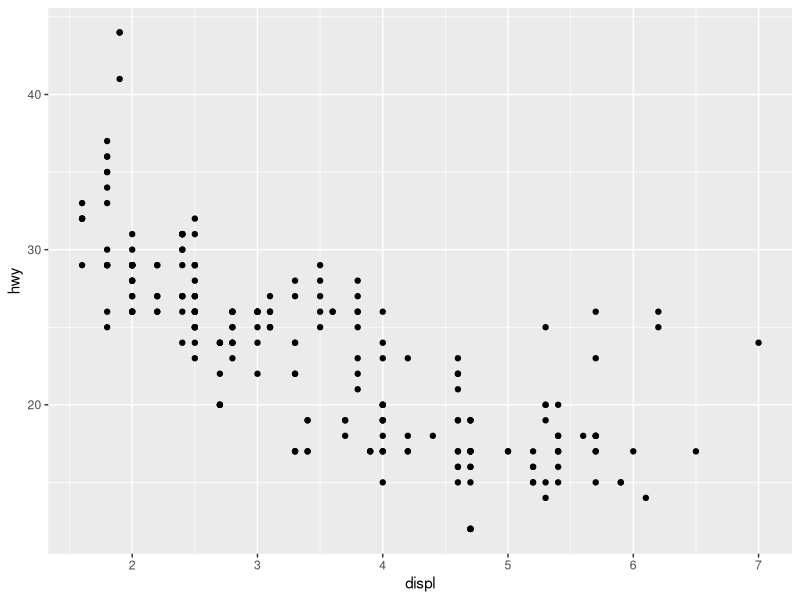
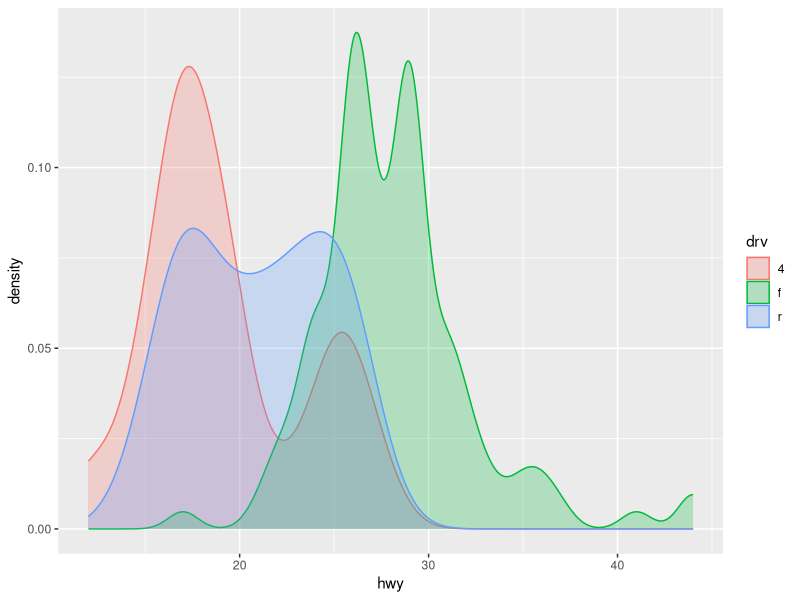
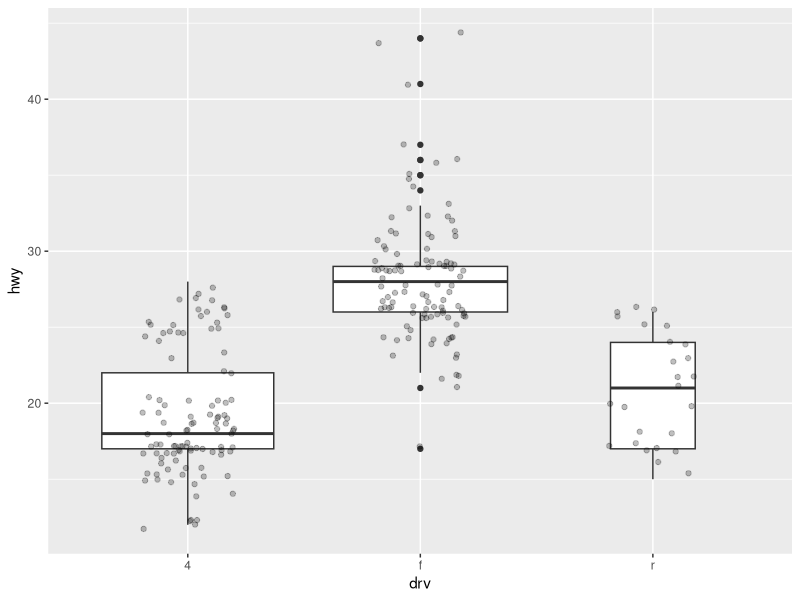
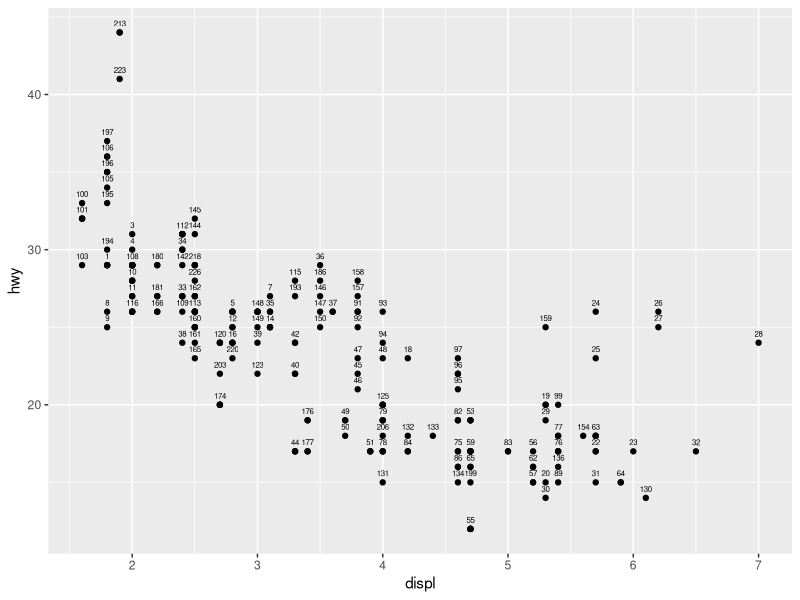

These charts were generated, in order, by the following R code:
## ---- chunk 1
library(ggplot2)
dat<-ggplot2::mpg
## ---- chunk 2
# Tranforming the variables in factor with the transform() function
dat <- transform(dat, cyl = factor(cyl), drv = factor(drv), fl = factor(fl), year = factor(year), class = factor(class))
## ---- chunk 3
# Question 1
ggplot(dat) + aes(x = displ, y = hwy) + geom_point()
## ---- chunk 4
# Question 2
ggplot(dat) + aes(x = hwy, color = drv, fill = drv) + geom_density(alpha = 0.25) # add transparency
## ---- chunk 5
# Question 3
ggplot(dat) + aes(x = drv, y = hwy) + geom_boxplot(varwidth = TRUE) + geom_jitter(alpha = 0.25, width = 0.2) 

## ---- chunk 6
# Question 4
p <-ggplot(dat) + aes(x = displ, y = hwy) + geom_point() 

p + geom_text(aes(label=rownames(dat)), check_overlap = TRUE, size = 2, vjust = -1)
